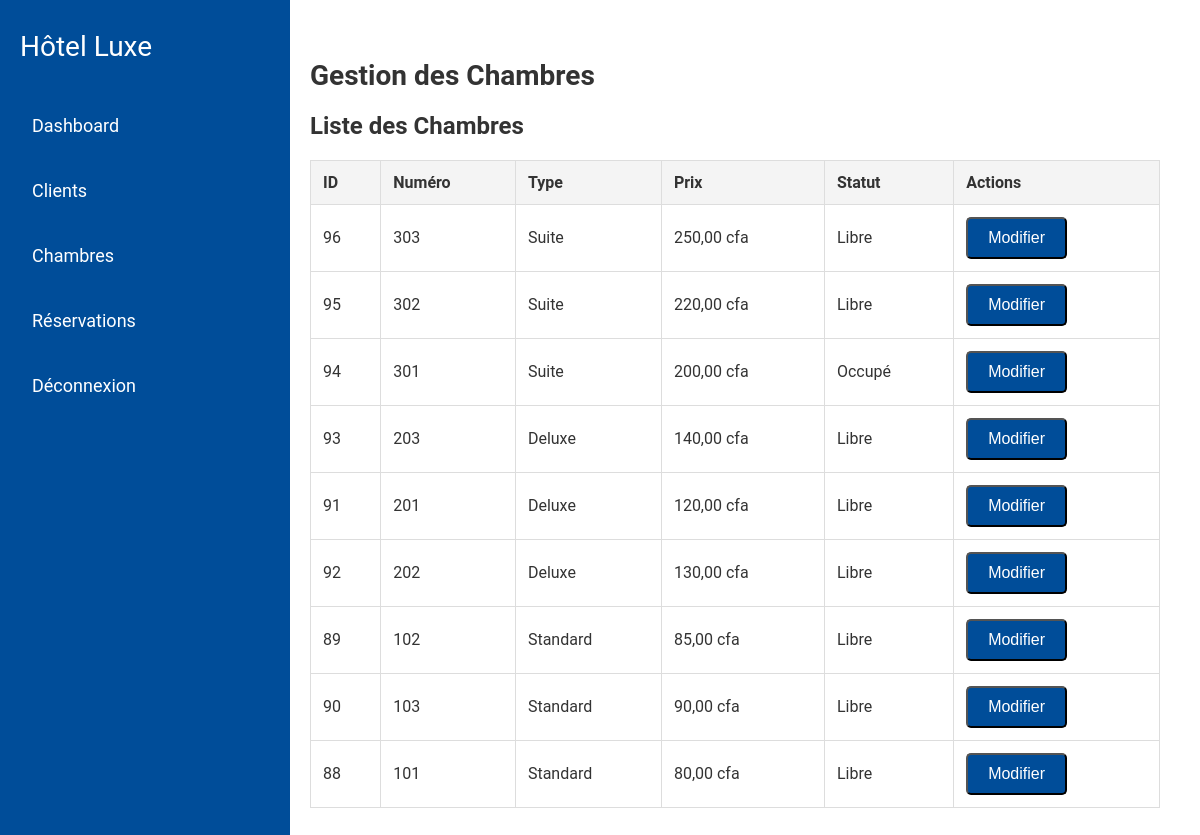
The app's page /admin_chambres.php (signed in) with its own data.
### tables this page shows
CREATE TABLE IF NOT EXISTS `chambres` (
  `id` int NOT NULL AUTO_INCREMENT,
  `numero_chambre` varchar(50) NOT NULL,
  `type_chambre` varchar(50) NOT NULL,
  `prix` decimal(10,2) NOT NULL,
  `statut` enum('Libre','Occupé','En maintenance') DEFAULT 'Libre',
  `date_heure_occupation` datetime DEFAULT NULL,
  `image_url` varchar(255) DEFAULT NULL,
  `description` text,
  PRIMARY KEY (`id`)
);

### admin_chambres.php (the view, shortened to what this page needs)
<?php
include_once "db.php";
$query = "SELECT * FROM chambres";
$result = $con->query($query);
$chambres = mysqli_fetch_all($result, MYSQLI_ASSOC);
?>
<!DOCTYPE html>
<html lang="fr">
<head>
</head>
<body>
    <header>
        <div class="navbar">
            <a href="admin_dashboard.php" class="logo">Hôtel Luxe</a>
            <nav>
                <ul>
                <li><a href="admin_dashboard.php">Dashboard</a></li>
                <li><a href="admin_clients.php">Clients</a></li>
                <li><a href="admin_chambres.php">Chambres</a></li>
                <li><a href="admin_reservations.php">Réservations</a></li>
                <li><a href="logout.php">Déconnexion</a></li>
                </ul>
            </nav>
        </div>
    </header>
    <main>
        <h1>Gestion des Chambres</h1>
        <div class="table-container">
            <h2>Liste des Chambres</h2>
            <table>
                <thead>
                    <tr>
                        <th>ID</th>
                        <th>Numéro</th>
                        <th>Type</th>
                        <th>Prix</th>
                        <th>Statut</th>
                        <th>Actions</th>
                    </tr>
                </thead>
                <tbody>
                    <?php foreach ($chambres as $chambre): ?>
                    <tr>
                        <td><?= $chambre['id'] ?></td>
                        <td><?= $chambre['numero_chambre'] ?></td>
                        <td><?= $chambre['type_chambre'] ?></td>
                        <td><?= number_format($chambre['prix'], 2, ',', ' ') ?> cfa</td>
                        <td><?= $chambre['statut'] ?></td>
                        <td>
                            <form action="admin_chambres.php" method="post" style="display:inline;">
                                <button type="submit" name="edit" class="btn">Modifier</button>
                            </form>
                        </td>
                    </tr>
                    <?php endforeach; ?>
                </tbody>
            </table>
        </div>
    </main>
</body>
</html>

### admin_chambres.php (style rules this page uses)
body { font-family: 'Roboto', sans-serif; margin: 0; padding: 0; background-color: #f0f2f5; color: #333; }
.navbar { width: 250px; background-color: #004d99; color: #fff; height: 100vh; display: flex; flex-direction: column; align-items: flex-start; padding: 30px 20px; position: fixed; }
.navbar .logo { font-size: 28px; color: #fff; text-decoration: none; margin-bottom: 40px; }
.navbar nav ul { list-style: none; margin: 0; padding: 0; width: 100%; }
.navbar nav ul li { margin-bottom: 20px; }
.navbar nav ul li a { color: #fff; text-decoration: none; font-size: 18px; padding: 12px; display: block; transition: background-color 0.3s; border-radius: 5px; }
main { margin-left: 270px; padding: 40px; background-color: #fff; }
h1 { font-size: 28px; margin-bottom: 20px; }
.table-container { margin-bottom: 40px; }
table { width: 100%; border-collapse: collapse; margin-bottom: 20px; }
table, th, td { border: 1px solid #ddd; }
th, td { padding: 12px; text-align: left; }
th { background-color: #f4f4f4; }
.btn { display: inline-block; padding: 10px 20px; background-color: #004d99; color: #fff; text-decoration: none; border-radius: 5px; font-size: 16px; transition: background-color 0.3s; }

### records on screen
chambres: id "96", numero_chambre "303", type_chambre "Suite", prix "250,00", statut "Libre"
chambres: id "95", numero_chambre "302", type_chambre "Suite", prix "220,00", statut "Libre"
chambres: id "94", numero_chambre "301", type_chambre "Suite", prix "200,00", statut "Occupé"
chambres: id "93", numero_chambre "203", type_chambre "Deluxe", prix "140,00", statut "Libre"
chambres: id "91", numero_chambre "201", type_chambre "Deluxe", prix "120,00", statut "Libre"
chambres: id "92", numero_chambre "202", type_chambre "Deluxe", prix "130,00", statut "Libre"
chambres: id "89", numero_chambre "102", type_chambre "Standard", prix "85,00", statut "Libre"
chambres: id "90", numero_chambre "103", type_chambre "Standard", prix "90,00", statut "Libre"
chambres: id "88", numero_chambre "101", type_chambre "Standard", prix "80,00", statut "Libre"
